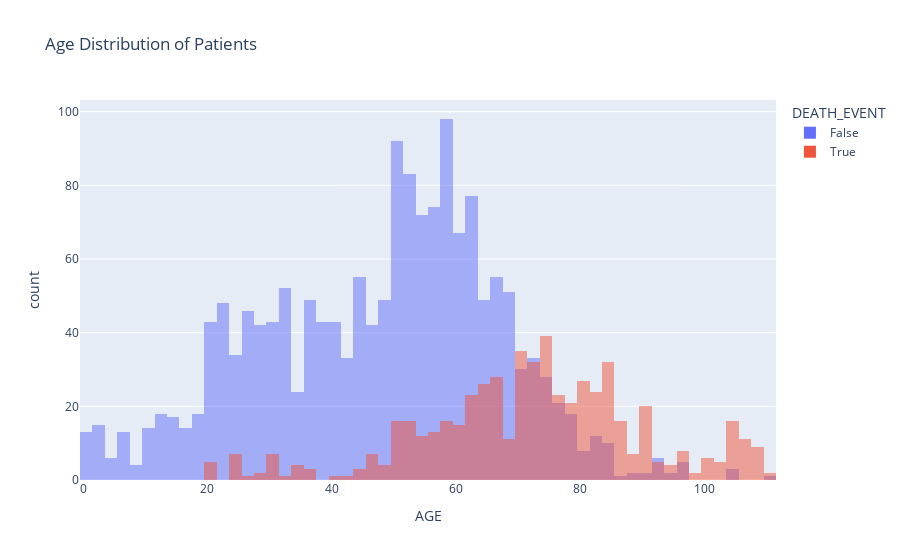

Write notebook code for a chart like this one.
### Code cell
import plotly.express as px

# Create a histogram for the age distribution of the patients
fig = px.histogram(final_df, x='AGE', color='DEATH_EVENT', title='Age Distribution of Patients', barmode='overlay')
fig.show()

### Figure 1 — Plotly figure (JSON) as saved in the notebook; plotly's stock layout.template omitted (floating-point values rounded to 4 significant figures; data arrays with more than 128 entries replaced by an {"elided": "..."} marker saying what was removed)
{"data": [{"alignmentgroup": "True", "bingroup": "x", "hovertemplate": "DEATH_EVENT=False<br>AGE=%{x}<br>count=%{y}<extra></extra>", "legendgroup": "False", "marker": {"color": "#636efa", "opacity": 0.5, "pattern": {"shape": ""}}, "name": "False", "offsetgroup": "False", "orientation": "v", "showlegend": true, "type": "histogram", "x": {"elided": "1678 int values"}, "xaxis": "x", "yaxis": "y"}, {"alignmentgroup": "True", "bingroup": "x", "hovertemplate": "DEATH_EVENT=True<br>AGE=%{x}<br>count=%{y}<extra></extra>", "legendgroup": "True", "marker": {"color": "#EF553B", "opacity": 0.5, "pattern": {"shape": ""}}, "name": "True", "offsetgroup": "True", "orientation": "v", "showlegend": true, "type": "histogram", "x": {"elided": "566 int values"}, "xaxis": "x", "yaxis": "y"}], "layout": {"barmode": "overlay", "legend": {"title": {"text": "DEATH_EVENT"}, "tracegroupgap": 0}, "title": {"text": "Age Distribution of Patients"}, "xaxis": {"anchor": "y", "domain": [0, 1], "title": {"text": "AGE"}}, "yaxis": {"anchor": "x", "domain": [0, 1], "title": {"text": "count"}}}}
